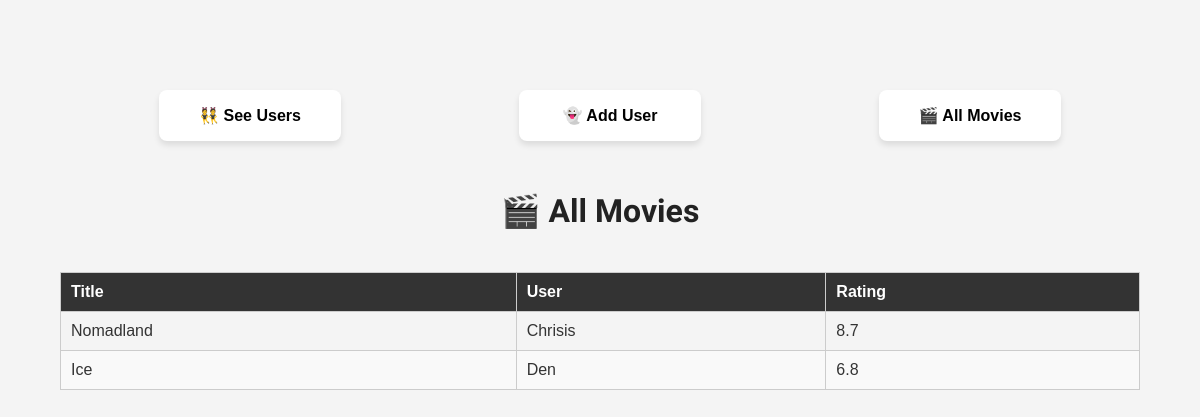
Before: /all_movies with the older database file.
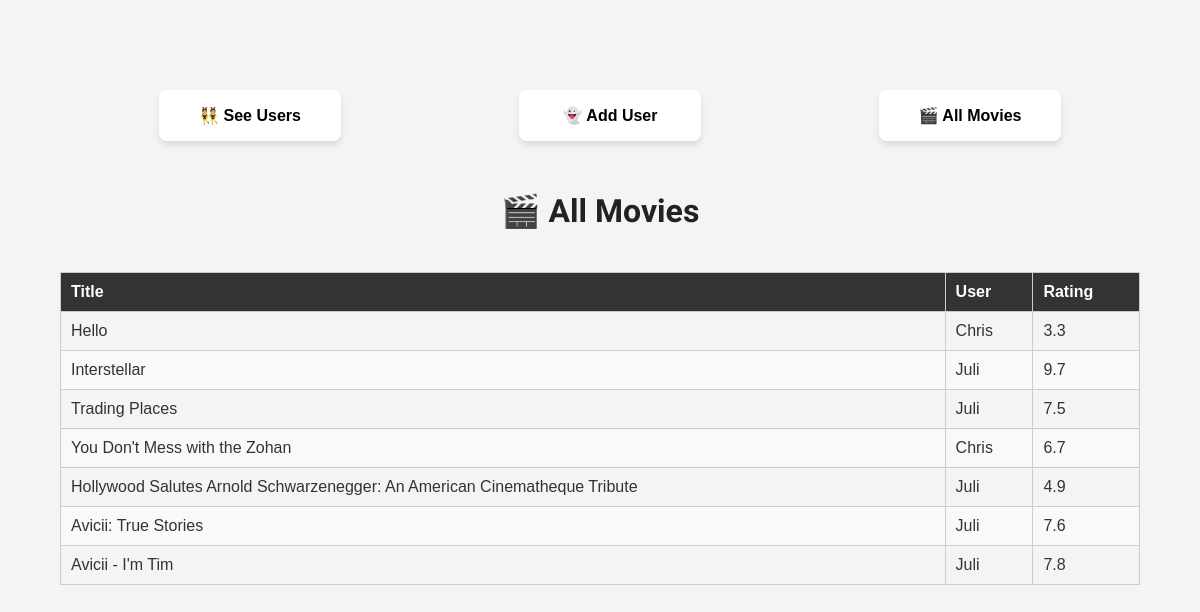
After: the same page with the newer database file.
### models.py (models this page shows, shortened)
class Movie(db.Model):
    __tablename__ = 'movies'
    movie_id = db.Column(db.Integer, primary_key=True)
    movie_name = db.Column(db.String)
    movie_director = db.Column(db.String)
    movie_year = db.Column(db.Integer)
    movie_rating = db.Column(db.Float)
    poster_url = db.Column(db.String)
    imdb_url = db.Column(db.String)
    user_id = db.Column(db.Integer, db.ForeignKey('users.user_id'))
    reviews = db.relationship('Review', backref='movie', cascade="all, delete-orphan")

class User(db.Model):
    __tablename__ = 'users'
    user_id = db.Column(db.Integer, primary_key=True)
    user_name = db.Column(db.String)
    movies = db.relationship('Movie', backref='user', cascade='all, delete', lazy=True)

### app.py (the view)
@app.route('/all_movies')
def all_movies():
    movies = Movie.query.all()
    return render_template('all_movies.html', movies=movies)

### templates/all_movies.html (shortened to what this page needs)
{% extends "base.html" %}
{% block content %}
<h1>🎬 All Movies</h1>
<table class="movie-table">
    <thead>
        <tr>
            <th>Title</th>
            <th>User</th>
            <th>Rating</th>
        </tr>
    </thead>
    <tbody>
        {% for movie in movies %}
        <tr>
            <td>{{ movie.movie_name }}</td>
            <td>{{ movie.user.user_name }}</td>
            <td>{{ movie.movie_rating }}</td>
        </tr>
        {% else %}
        <tr>
            <td colspan="3">No movies found.</td>
        </tr>
        {% endfor %}
    </tbody>
</table>
{% endblock %}

Changed rows visible on the page:
removed Movie: movie_name "Ice", user.user_name "Den", movie_rating "6.8"
changed Movie: movie_name "Nomadland" → "Hello"; user.user_name "Chrisis" → "Chris"; movie_rating "8.7" → "3.3"
added Movie: movie_name "Interstellar", user.user_name "Juli", movie_rating "9.7"
added Movie: movie_name "Trading Places", user.user_name "Juli", movie_rating "7.5"
added Movie: movie_name "You Don't Mess with the Zohan", user.user_name "Chris", movie_rating "6.7"
added Movie: movie_name "Hollywood Salutes Arnold Schwarzenegger: An American Cinematheque Tribute", user.user_name "Juli", movie_rating "4.9"
added Movie: movie_name "Avicii: True Stories", user.user_name "Juli", movie_rating "7.6"
added Movie: movie_name "Avicii - I'm Tim", user.user_name "Juli", movie_rating "7.8"
